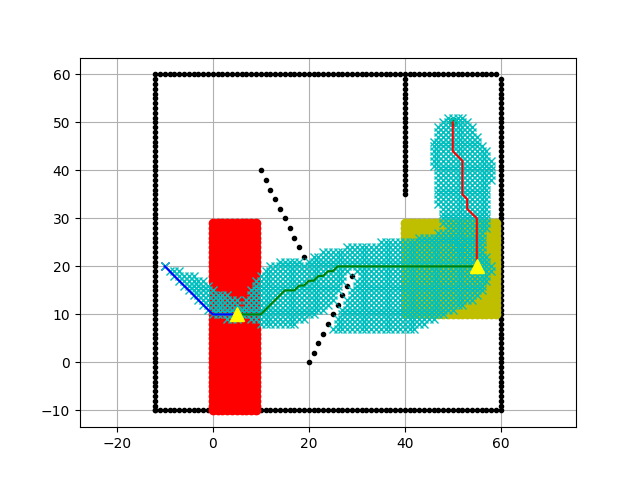

The script that drew this image:
"""

A* grid planning

author: Atsushi Sakai(@Atsushi_twi)
        Nikos Kanargias (nkana@tee.gr)

See Wikipedia article (https://en.wikipedia.org/wiki/A*_search_algorithm)

This is the simple code for path planning class

"""



import math

import matplotlib.pyplot as plt

show_animation = True

#edit in line 333-336 418-419 424-426 !!!!!!!!!!!!!!!
# input value
'''
fmax = int(input("Enter total flight max:"))
P = int(input("Enter passengers:"))
fuel_cost_per_kg = int(input("Enter fuel_cost_per_kg:"))
level = input("Enter time cost level(low,medium,high): ")
flight_time = 0

# Define the planes and their costs
planes = {
    'A321neo': {
        'fuel_consumption_rate': 54,  # kg/min
        'time_cost': {'low': 20, 'medium': 27, 'high': 34  },  # $/min
        'fixed_cost': 1800,  # $
        'passenger_capcity': 200,
    },
    'A330-900neo': {
        'fuel_consumption_rate': 84,  # kg/min
        'time_cost': {'low': 20, 'medium': 27, 'high': 34  },  # $/min
        'fixed_cost': 2000,  # $
        'passenger_capcity': 300,
    },
    'A350-900': {
        'fuel_consumption_rate': 90,  # kg/min
        'time_cost': {'low': 20, 'medium': 27, 'high': 34  }, # $/min
        'fixed_cost': 2500,  # $
        'passenger_capcity': 350,
    }
}

a321_flights = math.ceil(P/planes['A321neo']['passenger_capcity'])
a330_flights = math.ceil(P/planes['A330-900neo']['passenger_capcity'])
a350_flights = math.ceil(P/planes['A350-900']['passenger_capcity'])
'''


class AStarPlanner:

    def __init__(self, ox, oy, resolution, rr, fc_x, fc_y, tc_x, tc_y):
        """
        Initialize grid map for a star planning

        ox: x position list of Obstacles [m]
        oy: y position list of Obstacles [m]
        resolution: grid resolution [m]
        rr: robot radius[m]
        """

        self.resolution = resolution # get resolution of the grid
        self.rr = rr # robot radis
        self.min_x, self.min_y = 0, 0
        self.max_x, self.max_y = 0, 0
        self.obstacle_map = None
        self.x_width, self.y_width = 0, 0
        self.motion = self.get_motion_model() # motion model for grid search expansion
        self.calc_obstacle_map(ox, oy)

        self.fc_x = fc_x
        self.fc_y = fc_y
        self.tc_x = tc_x
        self.tc_y = tc_y
        

        self.Delta_C1 = 0.3 # cost intensive area 1 modifier
        self.Delta_C2 = 0.15 # cost intensive area 2 modifier

        self.costPerGrid = 1 
    #calc function
    def calculate_cost(self,plan_name, plane, flights, level):
        if flights > fmax:#check Check availability
            total_cost = math.inf
            print(plan_name, 'not viable')
        else:
            cost_per_flight = (
                fuel_cost_per_kg * plane['fuel_consumption_rate'] * flight_time +
                plane['time_cost'][level] * flight_time +
                plane['fixed_cost']
            )
            total_cost = cost_per_flight * flights
        return total_cost


    class Node: # definition of a sinle node
        def __init__(self, x, y, cost, parent_index):
            self.x = x  # index of grid
            self.y = y  # index of grid
            self.cost = cost
            self.parent_index = parent_index

        def __str__(self):
            return str(self.x) + "," + str(self.y) + "," + str(
                self.cost) + "," + str(self.parent_index)

    def planning(self, sx, sy, gx, gy):
        """
        A star path search

        input:
            s_x: start x position [m]
            s_y: start y position [m]
            gx: goal x position [m]
            gy: goal y position [m]

        output:
            rx: x position list of the final path
            ry: y position list of the final path
        """

        start_node = self.Node(self.calc_xy_index(sx, self.min_x), # calculate the index based on given position
                               self.calc_xy_index(sy, self.min_y), 0.0, -1) # set cost zero, set parent index -1
        goal_node = self.Node(self.calc_xy_index(gx, self.min_x), # calculate the index based on given position
                              self.calc_xy_index(gy, self.min_y), 0.0, -1)

        open_set, closed_set = dict(), dict() # open_set: node not been tranversed yet. closed_set: node have been tranversed already
        open_set[self.calc_grid_index(start_node)] = start_node # node index is the grid index

        while 1:
            if len(open_set) == 0:
                print("Open set is empty..")
                break

            c_id = min(
                open_set,
                key=lambda o: open_set[o].cost + self.calc_heuristic(self, goal_node,
                                                                     open_set[
                                                                         o])) # g(n) and h(n): calculate the distance between the goal node and openset
            current = open_set[c_id]

            # show graph
            if show_animation:  # pragma: no cover
                plt.plot(self.calc_grid_position(current.x, self.min_x),
                         self.calc_grid_position(current.y, self.min_y), "xc")
                # for stopping simulation with the esc key.
                plt.gcf().canvas.mpl_connect('key_release_event',
                                             lambda event: [exit(
                                                 0) if event.key == 'escape' else None])
                if len(closed_set.keys()) % 10 == 0:
                    plt.pause(0.001)

            # reaching goal
            if current.x == goal_node.x and current.y == goal_node.y:
                print("Total Trip time required -> ",current.cost )
                global flight_time
                flight_time = current.cost
                goal_node.parent_index = current.parent_index
                goal_node.cost = current.cost
                break

            # Remove the item from the open set
            del open_set[c_id]

            # Add it to the closed set
            closed_set[c_id] = current

            # print(len(closed_set))

            # expand_grid search grid based on motion model
            for i, _ in enumerate(self.motion): # tranverse the motion matrix
                node = self.Node(current.x + self.motion[i][0],
                                 current.y + self.motion[i][1],
                                 current.cost + self.motion[i][2] * self.costPerGrid, c_id)
                
                ## add more cost in cost intensive area 1
                if self.calc_grid_position(node.x, self.min_x) in self.tc_x:
                    if self.calc_grid_position(node.y, self.min_y) in self.tc_y:
                        # print("cost intensive area!!")
                        node.cost = node.cost + self.Delta_C1 * self.motion[i][2]
                
                # add more cost in cost intensive area 2
                if self.calc_grid_position(node.x, self.min_x) in self.fc_x:
                    if self.calc_grid_position(node.y, self.min_y) in self.fc_y:
                        # print("cost intensive area!!")
                        node.cost = node.cost + self.Delta_C2 * self.motion[i][2]
                    # print()
                
                n_id = self.calc_grid_index(node)

                # If the node is not safe, do nothing
                if not self.verify_node(node):
                    continue

                if n_id in closed_set:
                    continue

                if n_id not in open_set:
                    open_set[n_id] = node  # discovered a new node
                else:
                    if open_set[n_id].cost > node.cost:
                        # This path is the best until now. record it
                        open_set[n_id] = node

        rx, ry = self.calc_final_path(goal_node, closed_set)
        # print(len(closed_set))
        # print(len(open_set))

        return rx, ry

    def calc_final_path(self, goal_node, closed_set):
        # generate final course
        rx, ry = [self.calc_grid_position(goal_node.x, self.min_x)], [
            self.calc_grid_position(goal_node.y, self.min_y)] # save the goal node as the first point
        parent_index = goal_node.parent_index
        while parent_index != -1:
            n = closed_set[parent_index]
            rx.append(self.calc_grid_position(n.x, self.min_x))
            ry.append(self.calc_grid_position(n.y, self.min_y))
            parent_index = n.parent_index

        return rx, ry

    @staticmethod
    def calc_heuristic(self, n1, n2):
        w = 1.0  # weight of heuristic
        d = w * math.hypot(n1.x - n2.x, n1.y - n2.y)
        d = d * self.costPerGrid
        return d
    
    def calc_heuristic_maldis(n1, n2):
        w = 1.0  # weight of heuristic
        dx = w * math.abs(n1.x - n2.x)
        dy = w *math.abs(n1.y - n2.y)
        return dx + dy

    def calc_grid_position(self, index, min_position):
        """
        calc grid position

        :param index:
        :param min_position:
        :return:
        """
        pos = index * self.resolution + min_position
        return pos

    def calc_xy_index(self, position, min_pos):
        return round((position - min_pos) / self.resolution)

    def calc_grid_index(self, node):
        return (node.y - self.min_y) * self.x_width + (node.x - self.min_x) 

    def verify_node(self, node):
        px = self.calc_grid_position(node.x, self.min_x)
        py = self.calc_grid_position(node.y, self.min_y)

        if px < self.min_x:
            return False
        elif py < self.min_y:
            return False
        elif px >= self.max_x:
            return False
        elif py >= self.max_y:
            return False

        # collision check
        if self.obstacle_map[node.x][node.y]:
            return False

        return True

    def calc_obstacle_map(self, ox, oy):

        self.min_x = round(min(ox))
        self.min_y = round(min(oy))
        self.max_x = round(max(ox))
        self.max_y = round(max(oy))
        print("min_x:", self.min_x)
        print("min_y:", self.min_y)
        print("max_x:", self.max_x)
        print("max_y:", self.max_y)

        self.x_width = round((self.max_x - self.min_x) / self.resolution)
        self.y_width = round((self.max_y - self.min_y) / self.resolution)
        print("x_width:", self.x_width)
        print("y_width:", self.y_width)

        # obstacle map generation
        self.obstacle_map = [[False for _ in range(self.y_width)]
                             for _ in range(self.x_width)] # allocate memory
        for ix in range(self.x_width):
            x = self.calc_grid_position(ix, self.min_x) # grid position calculation (x,y)
            for iy in range(self.y_width):
                y = self.calc_grid_position(iy, self.min_y)
                for iox, ioy in zip(ox, oy): # Python’s zip() function creates an iterator that will aggregate elements from two or more iterables. 
                    d = math.hypot(iox - x, ioy - y) # The math. hypot() method finds the Euclidean norm
                    if d <= self.rr:
                        self.obstacle_map[ix][iy] = True # the griid is is occupied by the obstacle
                        break

    @staticmethod
    def get_motion_model(): # the cost of the surrounding 8 points
        # dx, dy, cost
        motion = [[1, 0, 1],
                  [0, 1, 1],
                  [-1, 0, 1],
                  [0, -1, 1],
                  [-1, -1, math.sqrt(2)],
                  [-1, 1, math.sqrt(2)],
                  [1, -1, math.sqrt(2)],
                  [1, 1, math.sqrt(2)]]

        return motion


def main():
    print(__file__ + " start the A star algorithm demo !!") # print simple notes

    # start and goal position
    sx = 50.0  # [m]
    sy = 50.0 # [m]
    # checkpoint position
    cpx1 = 55.0 
    cpy1 = 20.0
    cpx2 = 5.0
    cpy2 = 10.0
    # goal position
    gx = -10.0  # [m]
    gy = 20.0  # [m]
    grid_size = 1.0  # [m]
    robot_radius = 1.0  # [m]

    # set obstacle positions for group 8
    # ox, oy = [], []
    # for i in range(-10, 60): # draw the button border 
    #     ox.append(i)
    #     oy.append(-10.0)
    # for i in range(-10, 60):
    #     ox.append(60.0)
    #     oy.append(i)
    # for i in range(-10, 61):
    #     ox.append(i)
    #     oy.append(60.0)
    # for i in range(-10, 61):
    #     ox.append(-10.0)
    #     oy.append(i)
    # for i in range(-10, 40):
    #     ox.append(20.0)
    #     oy.append(i)
    # for i in range(0, 40):
    #     ox.append(40.0)
    #     oy.append(60.0 - i)


    # set obstacle positions for group 9
    ox, oy = [], []
    for i in range(-12, 60): # draw the button border 
        ox.append(i)
        oy.append(-10.0)
    for i in range(-10, 60): # draw the right border
        ox.append(60.0)
        oy.append(i)
    for i in range(-12, 60): # draw the top border
        ox.append(i)
        oy.append(60.0)
    for i in range(-10, 60): # draw the left border
        ox.append(-12.0)
        oy.append(i)

    for i in range(10,20): # draw the free border
        ox.append(i)
        oy.append(-2*i + 60)

    for i in range(20,30): # draw the free border
        ox.append(i)
        oy.append(2*i - 40)

    for i in range(35,60):
        ox.append(40)
        oy.append(i)
    
    # for i in range(40, 45): # draw the button border 
    #     ox.append(i)
    #     oy.append(30.0)


    # set cost intesive area 1
    tc_x, tc_y = [], []
    for i in range(0,10):
        for j in range(-10,30):
            tc_x.append(i)
            tc_y.append(j)
    
    # set cost intesive area 2
    fc_x, fc_y = [], []
    for i in range(40,60):
        for j in range(10,30):
            fc_x.append(i)
            fc_y.append(j)


    if show_animation:  # pragma: no cover
        plt.plot(ox, oy, ".k") # plot the obstacle
        plt.plot(sx, sy, "og") # plot the start position 
        plt.plot(gx, gy, "xb") # plot the end position
        plt.plot(fc_x, fc_y, "oy") # plot the cost intensive area 1
        plt.plot(tc_x, tc_y, "or") # plot the cost intensive area 2
        plt.plot(cpx1, cpy1, marker='^', color='yellow', markersize=10) # plot the first checkpoint position as a yellow triangle
        plt.plot(cpx2, cpy2, marker='^', color='yellow', markersize=10) # plot the second checkpoint position as a yellow triangle
        plt.grid(True) # plot the grid to the plot panel
        plt.axis("equal") # set the same resolution for x and y axis 

    a_star = AStarPlanner(ox, oy, grid_size, robot_radius, fc_x, fc_y, tc_x, tc_y)
    rx1, ry1 = a_star.planning(sx, sy, cpx1, cpy1) #plan the path from start to first checkpoint
    rx2, ry2 = a_star.planning(cpx1, cpy1, cpx2, cpy2) #plan the path from first checkpoint to second checkpoint
    rx3, ry3 = a_star.planning(cpx2, cpy2, gx, gy) #plan the path from second checkpoint to goal

    '''
    print("rx = ", rx)
    print("ry = ", ry)
    '''#calc cost
    '''
    plane_names = list(planes.keys())
    cost_a321 = a_star.calculate_cost(plane_names[0], planes['A321neo'], a321_flights,level)
    cost_a330 = a_star.calculate_cost(plane_names[1], planes['A330-900neo'], a330_flights,level)
    cost_a350 = a_star.calculate_cost(plane_names[2], planes['A350-900'], a350_flights,level)
    costs = {
        'A321neo': cost_a321,
        'A330-900neo': cost_a330,
        'A350-900': cost_a350
    }

    # Find the plane with the lowest cost
    lowest_cost_plane = min(costs, key=costs.get)
    lowest_cost = costs[lowest_cost_plane]
    print(f"The lowest cost is for {lowest_cost_plane} with a total cost of ${lowest_cost}")
       ''' 

    if show_animation:  # pragma: no cover
        plt.plot(rx1, ry1, "-r") # show the route 
        plt.plot(rx2, ry2, "-g") # show the route 
        plt.plot(rx3, ry3, "-b") # show the route 
        plt.pause(0.001) # pause 0.001 seconds
        plt.show() # show the plot


if __name__ == '__main__':
    main()
